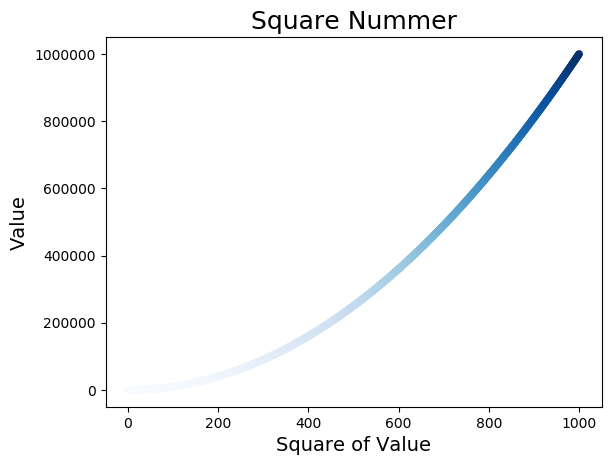

Write the Python code that produced this figure.
import matplotlib.pyplot as plt

x_values = list(range(1,1001))
y_values = [x**2 for x in x_values]

plt.scatter(x_values, y_values, c=y_values, cmap=plt.cm.Blues, edgecolor='none',s=30)
#colormap颜色映射，起始颜色渐变到终结色
#还可以用参数c的RGB颜色模式: c=(0,0,0.8)  0~1之间的数值，越靠近0越浓，反之则淡

plt.title("Square Nummer",fontsize=18)
plt.xlabel('Square of Value',fontsize=14)
plt.ylabel('Value',fontsize=14)

#设置刻度标记的大小
plt.tick_params("axis = 'both',which = 'major',fontsize=14")

plt.axis = ([0,1100,0,1100000])

#自动保存图表，保存地址为此文件所在目录
plt.savefig("scatter_03_1000dot.png", bbox_inches = "tight")

plt.show()
